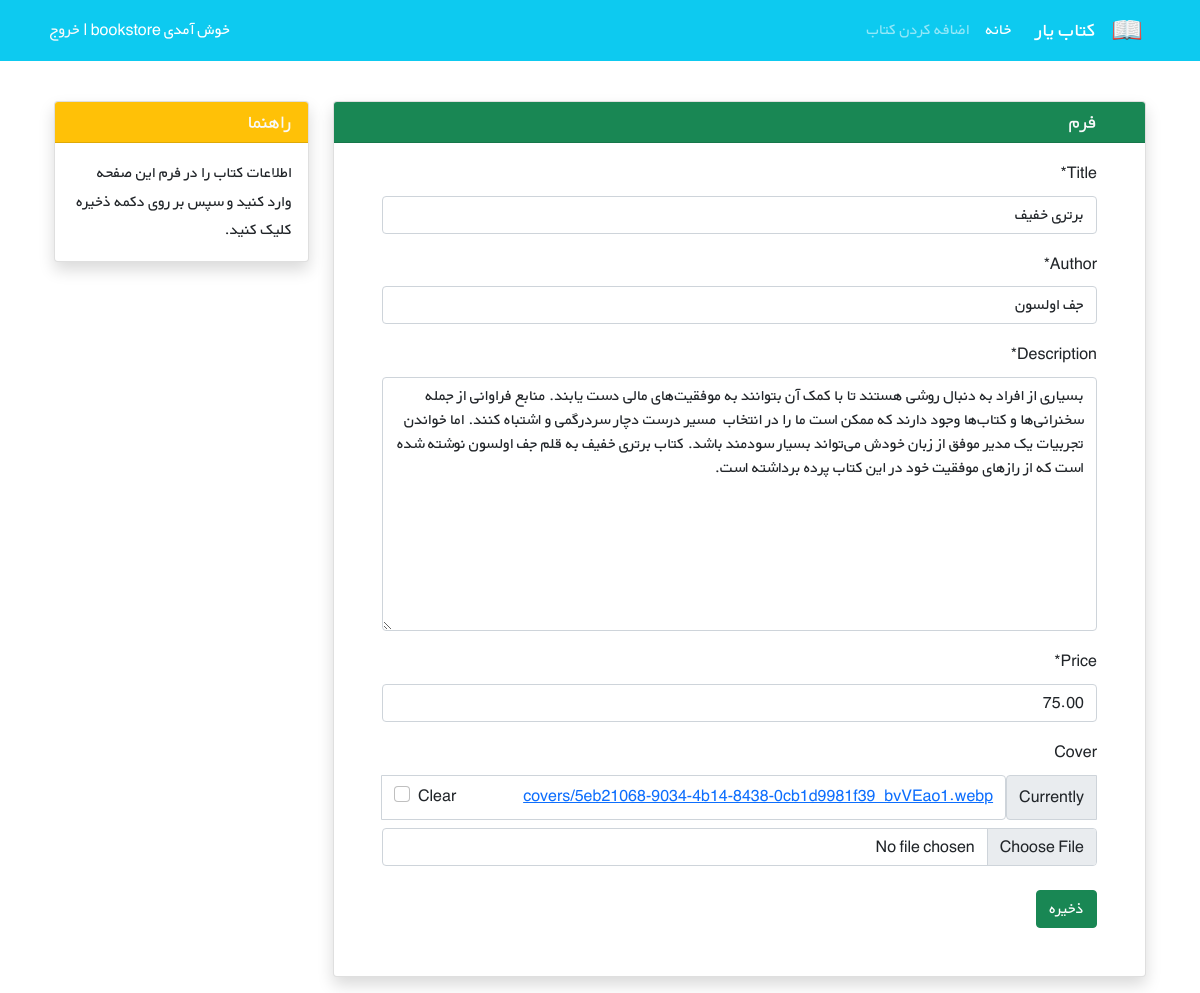
/books/1/edit/ (signed in), run on the app's committed database.
### books/models.py (models this page shows, shortened)
class Book(models.Model):
    user = models.ForeignKey(get_user_model(), on_delete=models.CASCADE)
    title = models.CharField(max_length=200)
    author = models.CharField(max_length=200)
    description = models.TextField()
    price = models.DecimalField(max_digits=5, decimal_places=2)
    cover = models.ImageField(upload_to='covers/', blank=True)

### books/views.py (the view)
# urls.py: path('<int:pk>/edit/', BookUpdateView.as_view(), name='book_update'),
class BookUpdateView(LoginRequiredMixin, UserPassesTestMixin, generic.UpdateView):
    model = Book
    fields = ['title', 'author', 'description', 'price', 'cover', ]
    template_name = 'book_update.html'
    def test_func(self):
        obj = self.get_object()
        return obj.user == self.request.user

### books/templates/book_update.html (shortened to what this page needs)
{% extends '_base.html' %}
{% load crispy_forms_tags %}
{% block content %}
    <div class="container mt-4" dir="rtl">
        <div class="row">
            <div class="col-9">
                <div class="card shadow my-3">
                    <h5 class="card-header bg-success text-light px-5">فرم</h5>
                    <div class="px-5 pt-3 pb-5">
                        <form method="POST" enctype="multipart/form-data">
                            {{ form|crispy }}
                            <button type="submit" class="btn btn-success mt-2">ذخیره</button>
                        </form>
                    </div>
                </div>
            </div>
            <div class="col-3">
                <div class="card my-3 shadow">
                    <h5 class="card-header bg-warning text-light">راهنما</h5>
                    <div class="card-body">
                        <p class="card-text">
                            اطلاعات کتاب را در فرم این صفحه وارد کنید و سپس بر روی دکمه ذخیره کلیک کنید.
                        </p>
                    </div>
                </div>
            </div>
        </div>
{% endblock %}

### static/css/style.css (style rules this page uses)
* { font-family: 'BYekan', sans-serif; line-height: 1.8rem; }

### data on the page
Book: title "برتری خفیف", author "جف اولسون", description "بسیاری از افراد به دنبال روشی هستند تا با کمک آن بتوانند به موفقیت‌های مالی دست یابند. منابع فراوانی از جمله سخنرانی‌ها و کتاب‌ها وجود دارند که ممکن است ما را در انتخاب مسیر درست دچار سردرگمی و اشتباه کنند. اما خواندن تجربیات یک مدیر موفق از زبان خودش می‌تواند بسیار سودمند باشد. کتاب برتری خفیف به قلم جف اولسون نوشته شده است که از رازهای موفقیت خود در این کتاب پرده برداشته است.", price "75.00"
